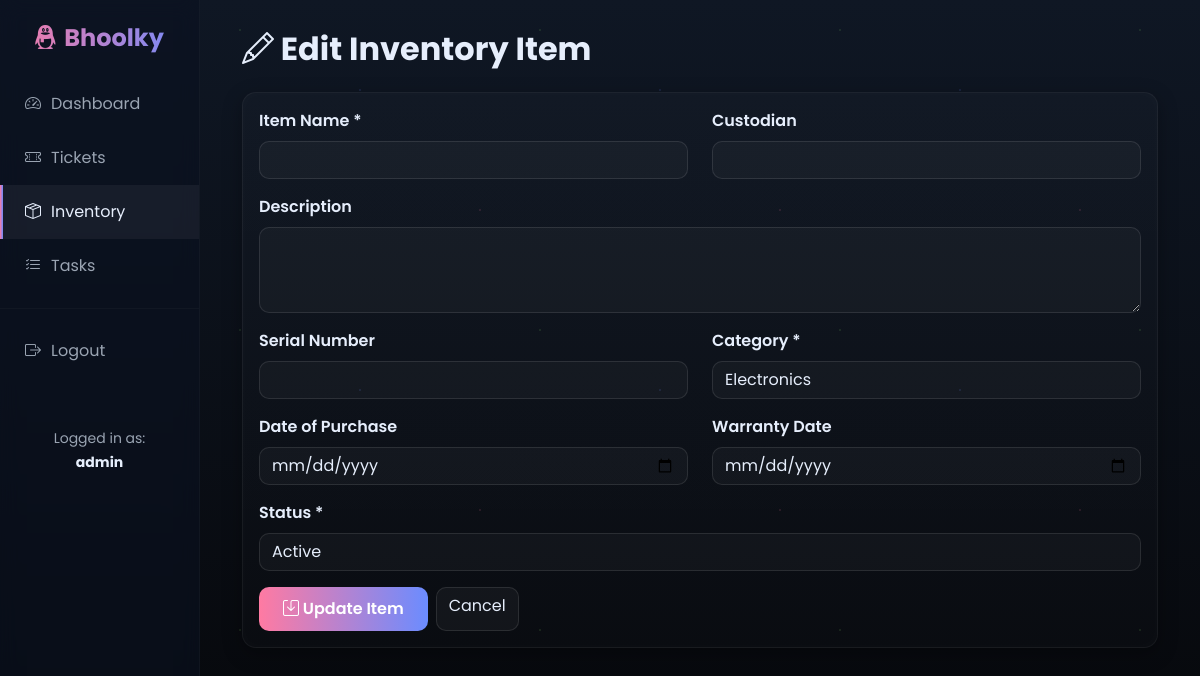
Page /inventory/edit/1 (signed in) on the earlier database version.
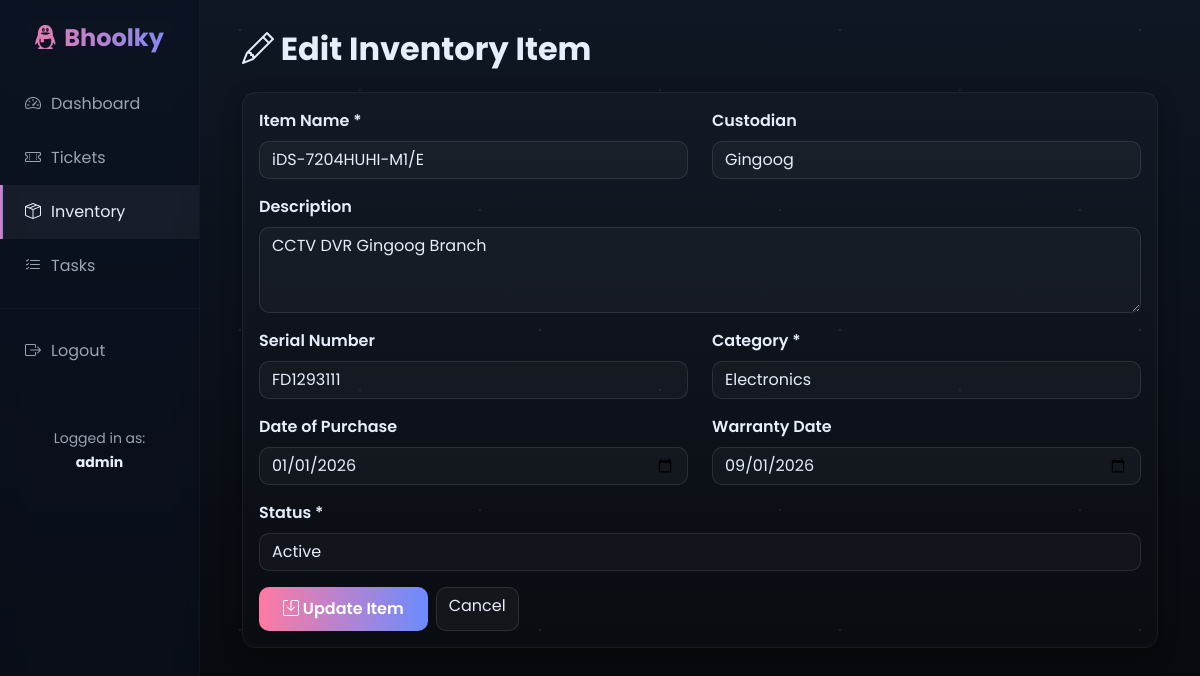
Same page on the later database version.
### tables this page shows
CREATE TABLE inventory
                 (id INTEGER PRIMARY KEY AUTOINCREMENT,
                  item_name TEXT NOT NULL,
                  description TEXT,
                  custodian TEXT,
                  serial_number TEXT,
                  date_of_purchase DATE,
                  warranty_date DATE,
                  status TEXT DEFAULT 'active',
                  category TEXT,
                  created_at TIMESTAMP DEFAULT CURRENT_TIMESTAMP,
                  updated_at TIMESTAMP DEFAULT CURRENT_TIMESTAMP);

### app.py (the view, shortened to what this page needs)
@app.route('/inventory/edit/<int:id>', methods=['GET', 'POST'])
@login_required
def edit_inventory(id):
    conn = sqlite3.connect('business_system.db')
    c = conn.cursor()
    c.execute("SELECT * FROM inventory WHERE id = ?", (id,))
    item = c.fetchone()
    conn.close()
    return render_template('edit_inventory.html', item=item)

### app.py (called while the page is built)
def login_required(f):
    @wraps(f)
    def decorated_function(*args, **kwargs):
        if 'user_id' not in session:
            flash('Please log in to access this page.', 'warning')
            return redirect(url_for('login'))
        return f(*args, **kwargs)
    return decorated_function

### templates/edit_inventory.html (shortened to what this page needs)
{% extends "base.html" %}
{% block content %}
<div class="container-fluid">
    <h2 class="mb-4" style="color: var(--text); font-weight: 700;"><i class="bi bi-pencil"></i> Edit Inventory Item</h2>
    <div class="card">
        <div class="card-body">
            <form method="POST">
                <div class="row">
                    <div class="col-md-6 mb-3">
                        <label class="form-label" style="color: var(--text); font-weight: 600;">Item Name *</label>
                        <input type="text" class="form-control" name="item_name" value="{{ item[1] }}" required>
                    </div>
                    <div class="col-md-6 mb-3">
                        <label class="form-label" style="color: var(--text); font-weight: 600;">Custodian</label>
                        <input type="text" class="form-control" name="custodian" value="{{ item[3] }}">
                    </div>
                </div>
                <div class="mb-3">
                    <label class="form-label" style="color: var(--text); font-weight: 600;">Description</label>
                    <textarea class="form-control" name="description" rows="3">{{ item[2] }}</textarea>
                </div>
                <div class="row">
                    <div class="col-md-6 mb-3">
                        <label class="form-label" style="color: var(--text); font-weight: 600;">Serial Number</label>
                        <input type="text" class="form-control" name="serial_number" value="{{ item[4] }}">
                    </div>
                    <div class="col-md-6 mb-3">
                        <label class="form-label" style="color: var(--text); font-weight: 600;">Category *</label>
                        <select class="form-select" name="category" required>
                            <option value="electronics" {% if item[8] == 'electronics' %}selected{% endif %}>Electronics</option>
                        </select>
                    </div>
                </div>
                <div class="row">
                    <div class="col-md-6 mb-3">
                        <label class="form-label" style="color: var(--text); font-weight: 600;">Date of Purchase</label>
                        <input type="date" class="form-control" name="date_of_purchase" value="{{ item[5] }}">
                    </div>
                    <div class="col-md-6 mb-3">
                        <label class="form-label" style="color: var(--text); font-weight: 600;">Warranty Date</label>
                        <input type="date" class="form-control" name="warranty_date" value="{{ item[6] }}">
                    </div>
                </div>
                <div class="mb-3">
                    <label class="form-label" style="color: var(--text); font-weight: 600;">Status *</label>
                    <select class="form-select" name="status" required>
                        <option value="active" {% if item[7] == 'active' %}selected{% endif %}>Active</option>
                    </select>
                </div>
                <div class="d-flex gap-2">
                    <button type="submit" class="btn btn-primary btn-custom">
                        <i class="bi bi-save"></i> Update Item
                    </button>
                    <a href="{{ url_for('inventory') }}" class="btn btn-secondary">Cancel</a>
                </div>
            </form>
        </div>
    </div>
</div>
{% endblock %}

Differences in the rows shown:
added inventory: item_name "iDS-7204HUHI-M1/E", custodian "Gingoog", description "CCTV DVR Gingoog Branch", serial_number "FD1293111", category "Electronics", date_of_purchase "01/01/2026", warranty_date "09/01/2026", status "Active"
Other differences:
form field category: "Electronics" → (not shown)
form field status: "Active" → (not shown)
